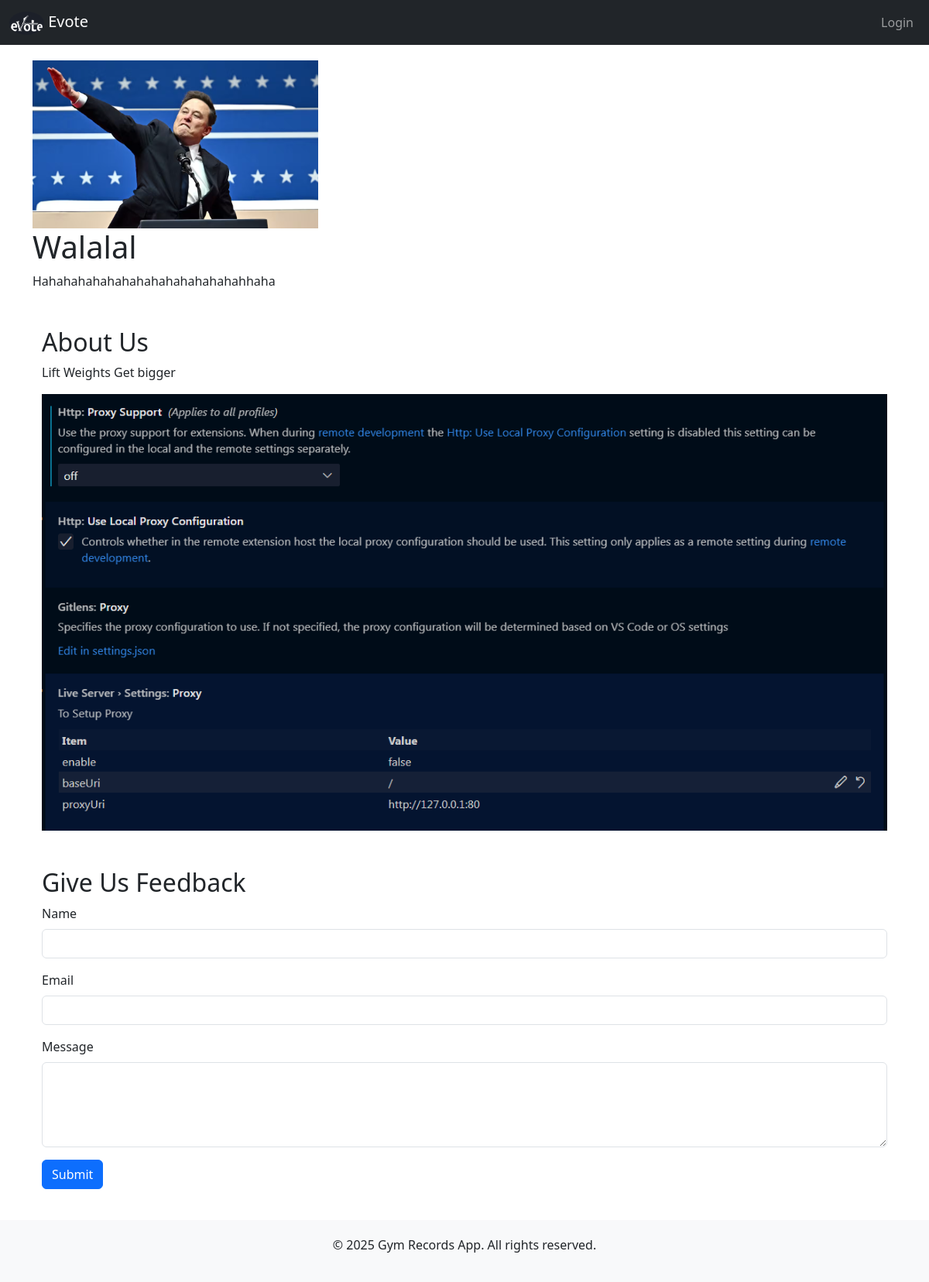
The page / on the database its author committed.
### home/models.py (models this page shows, shortened)
class WebsiteSettings(models.Model):
    website_name = models.CharField(max_length=100, default="Gym Records")
    logo = models.ImageField(upload_to="logos/", blank=True, null=True)

class Banner(models.Model):
    title = models.CharField(max_length=200)
    description = models.TextField(blank=True, null=True)
    image = models.ImageField(upload_to="banners/")
    is_active = models.BooleanField(default=True)  # To enable/disable banners dynamically

class AboutUs(models.Model):
    title = models.CharField(max_length=200)
    content = models.TextField()
    banner_image = models.ImageField(upload_to="banners/", blank=True, null=True)

### home/views.py (the view)
# urls.py: path('', views.home_view, name='home'),
def home_view(request):
    website_settings = WebsiteSettings.objects.first() or WebsiteSettings.objects.create()
    about_us = AboutUs.objects.first()
    active_banners = Banner.objects.filter(is_active=True)
    context = {
        "website_settings": website_settings,
        "about_us": about_us,
        "active_banners": active_banners,
    }
    return render(request, "index.html", context)

### home/templates/index.html (shortened to what this page needs)
{% extends 'base.html' %}
{% block content %}
<div class="banner">
    {% for banner in active_banners %}
    <div class="banner-item">
        <img src="{{ banner.image.url }}" alt="{{ banner.title }}" class="img-fluid">
        <div class="banner-content">
            <h1>{{ banner.title }}</h1>
            <p>{{ banner.description }}</p>
        </div>
    </div>
    {% endfor %}
</div>
<section class="about-us mt-5">
    <div class="container">
        <h2>About Us</h2>
        <p>{{ about_us.content }}</p>
        {% if about_us.banner_image %}
        <img src="{{ about_us.banner_image.url }}" alt="About Us Banner" class="img-fluid" height="300">
        {% endif %}
    </div>
</section>
<section class="feedback mt-5">
    <div class="container">
        <h2>Give Us Feedback</h2>
        <form method="post" action="{% url 'submit_feedback' %}">
            <div class="mb-3">
                <label for="id_name" class="form-label">Name</label>
                <input type="text" class="form-control" id="id_name" name="name" required>
            </div>
            <div class="mb-3">
                <label for="id_email" class="form-label">Email</label>
                <input type="email" class="form-control" id="id_email" name="email" required>
            </div>
            <div class="mb-3">
                <label for="id_message" class="form-label">Message</label>
                <textarea class="form-control" id="id_message" name="message" rows="4" required></textarea>
            </div>
            <button type="submit" class="btn btn-primary">Submit</button>
        </form>
    </div>
</section>
{% endblock %}

### login/templates/base.html (shortened to what this page needs)
<!DOCTYPE html>
<html lang="en">
<head>
    <link href="https://cdn.jsdelivr.net/npm/bootstrap@5.3.0-alpha1/dist/css/bootstrap.min.css" rel="stylesheet">
</head>
<body>
    <nav class="navbar navbar-expand-lg navbar-dark bg-dark">
        <div class="container-fluid">
            <a class="navbar-brand" href="{% url 'home' %}">
                {% if website_settings.logo %}
                <img src="{{ website_settings.logo.url }}" alt="{{ website_settings.website_name }}" height="30" style="border-radius: 50%;">
                {% endif %}
                {{ website_settings.website_name }}
            </a>
            <div class="collapse navbar-collapse" id="navbarNav">
                <ul class="navbar-nav ms-auto">
                    {% if user.is_authenticated %}
                        <li class="nav-item">
                            <a class="nav-link" href="{% url 'dashboard' %}">Dashboard</a>
                        </li>
                        {% if user.is_superuser %}
                            <li class="nav-item">
                                <a class="nav-link" href="{% url 'create_category' %}">Create Category</a>
                            </li>
                        {% endif %}
                        {% if user.is_superuser or user.staff %}
                            <li class="nav-item">
                                <a class="nav-link" href="{% url 'add_member' %}">Add Member</a>
                            </li>
                        {% endif %}
                        <li class="nav-item">
                            <a class="nav-link" href="{% url 'logout' %}">Logout</a>
                        </li>
                    {% else %}
                        <li class="nav-item">
                            <a class="nav-link" href="{% url 'login' %}">Login</a>
                        </li>
                    {% endif %}
                </ul>
            </div>
        </div>
    </nav>
    <div class="container">
        {% block content %}
        {% endblock %}
    </div>
    <footer class="footer bg-light">
        <div class="container">
            <p>&copy; 2025 Gym Records App. All rights reserved.</p>
        </div>
    </footer>
</body>
</html>

### login/templates/base.html (style rules this page uses)
.navbar { margin-bottom: 20px; }
.footer { margin-top: 40px; padding: 20px 0; background-color: #f8f9fa; text-align: center; }

### rows shown on the page
WebsiteSettings: logo (picture), website_name "Evote"
Banner: image (picture), title "Walalal", description "Hahahahahahahahahahahahahahahhaha"
AboutUs: content "Lift Weights Get bigger", banner_image (picture)
